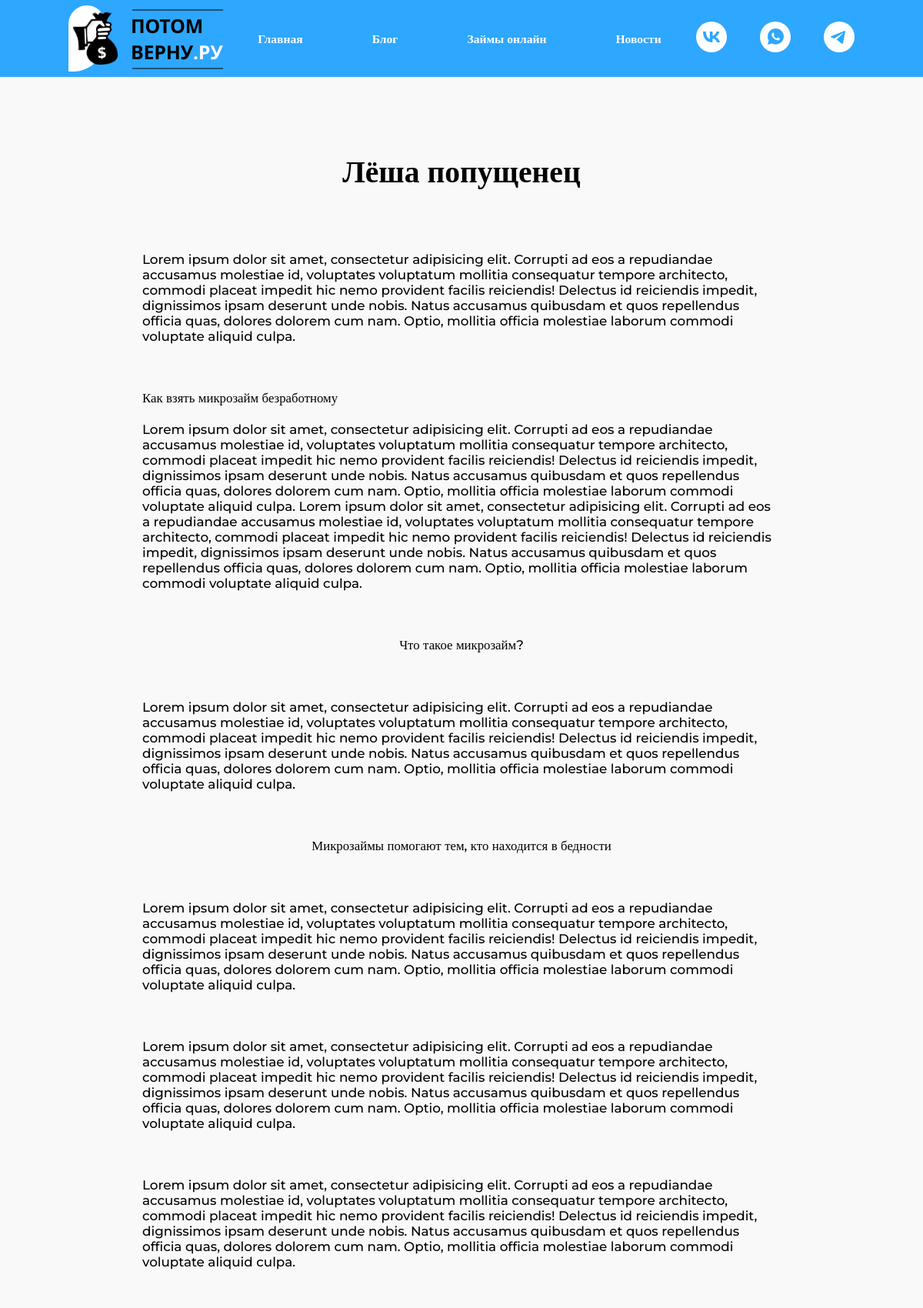
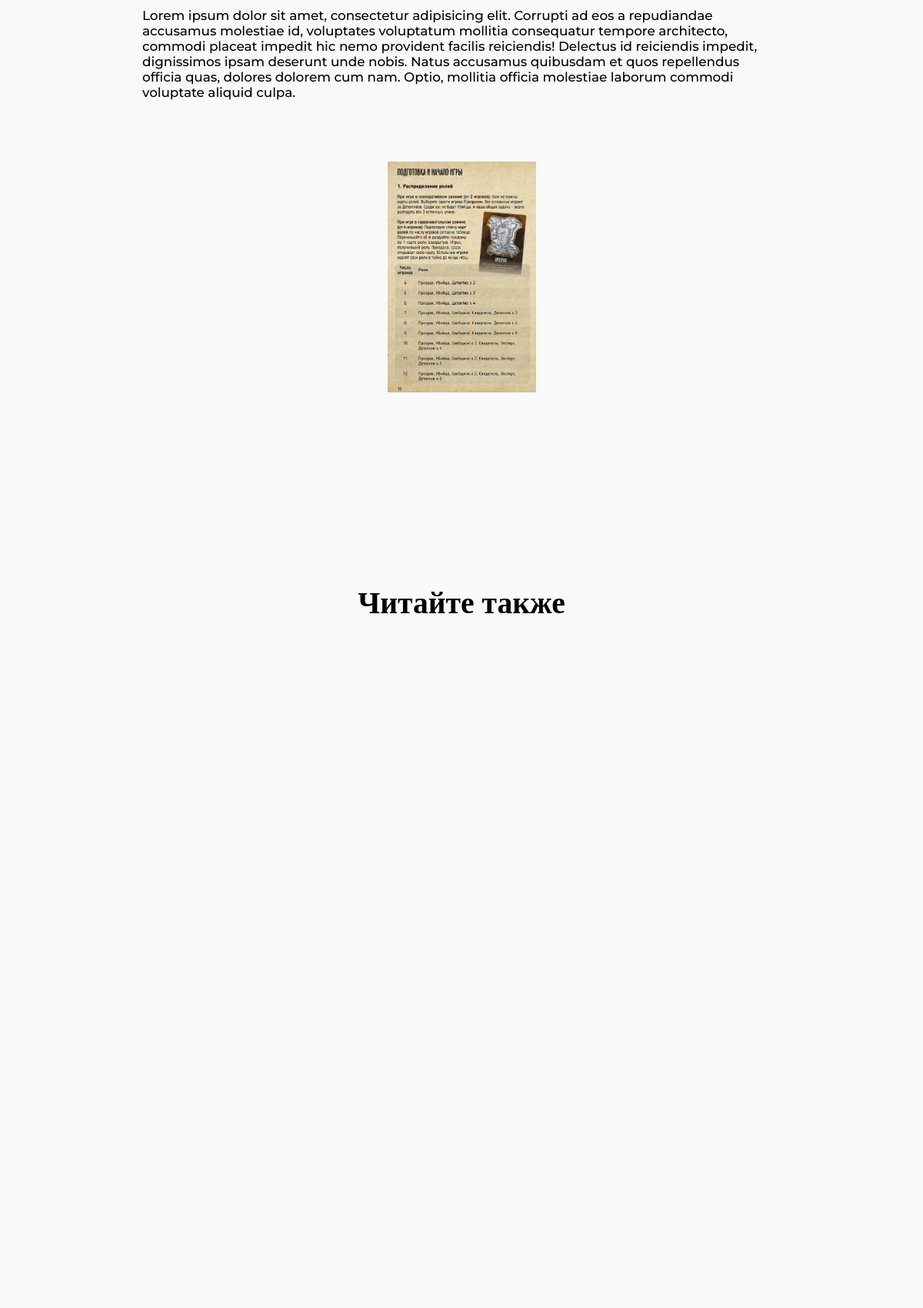
The page /blog/article/lyosha-popushenec/ (upper part) on the database its author committed (2 pictures, top to bottom).
### article/models.py (models this page shows, shortened)
class Article(models.Model):
    title = models.CharField('Название', max_length=100)
    slug = models.SlugField('Ссылка', blank=True, null=True, unique=True, db_index=True)
    text = models.TextField('Текст')
    date = models.DateField('Дата', auto_now_add=True)
    description = models.CharField('Описание', max_length=250)
    article_image = models.ImageField('Изборажение', null=True, upload_to='article/')
    big_status = models.BooleanField('Большая статья', default=False)
    preview_image = models.ImageField('Предварительное изображение', upload_to='article/')
    class Meta:
        verbose_name = 'Статья'
        verbose_name_plural = 'Статьи'
        ordering = ['date', 'title']

### article/views.py (the view)
# urls.py: path('blog/article/<slug:slug>/', views.article, name='article'),
def article(request, slug):
    article_slug = get_object_or_404(Article, slug=slug)
    articles_small = Article.objects.exclude(slug=slug)
    return render(request, 'article/article.html', {'article': article_slug,
                                                    'article_list': articles_small})

### templates/article/article.html (shortened to what this page needs)
<!DOCTYPE html>
{% load static%}
<html lang="ru">
<head>
    <link rel="stylesheet" href="{% static 'article/css/main.css' %}">
    <link rel="stylesheet" href="{% static 'article/css/header.css' %}">
    <link rel="stylesheet" href="{% static 'article/css/footer.css' %}">
    <link rel="stylesheet" href="{% static 'article/css/article_style.css' %}">
    <link rel="stylesheet" href="{% static 'blog/css/blog_style.css' %}">
</head>
<body>
    <div class="wrapper">
        {% include 'includes/header.html' %}
        <main>
            <div class="content">
                <h2 class="article-name">{{article.title}}</h2>
                {{article.text|linebreaks}}
                <img src="{{ article.article_image.url }}" alt="" class="article-image">
                <div class="read-more">
                    <h2>Читайте также</h2>
                </div>
            </div>
        </main>
    </div>
</body>
</html>

### article/static/article/css/main.css (style rules this page uses)
*, *::after, *::before { margin: 0; padding: 0; border: 0; box-sizing: border-box; }
html, body { height: calc(var(--vh, 1vh) * 100); max-width: 100%; overflow-x: hidden; }
body { background-color: #F9F9F9; height: 100%; }
.wrapper { max-width: 100%; min-height: 100%; background-color: #F9F9F9; display: flex; flex-direction: column; }
main { flex: 1 1 auto; }
.content { display: flex; flex-direction: column; max-width: 70vw; margin: 0 auto; margin-top: 50px; }

### article/static/article/css/article_style.css (style rules this page uses)
.content > h2, .read-more > h2 { font-family: 'Roboto'; font-style: normal; font-weight: 700; font-size: 3.3vw; padding: 50px 0 50px 0; }
.content > p { padding: 30px 5px; font-family: 'Montserrat'; font-style: normal; font-weight: 500; font-size: 1.4vw; }
.read-more { max-width: 100%; }
.read-more > h2 { text-align: center; padding: 200px 5px 50px 5px; }
.article-image { max-width: 500px; height: 300px; margin: 50px 20px; }

### blog/static/blog/css/blog_style.css (style rules this page uses)
.content { align-items: center; }

### rows shown on the page
Article: title "Лёша попущенец", text "Lorem ipsum dolor sit amet, consectetur adipisicing elit. Corrupti ad eos a repudiandae accusamus molestiae id, voluptates voluptatum mollitia consequatur tempore architecto, commodi placeat impedit hic nemo provident facilis reiciendis! Delectus id reiciendis impedit, dignissimos ipsam deserunt unde nobis. Natus accusamus quibusdam et quos repellendus officia quas, dolores dolorem cum nam. Optio, mollitia officia molestiae laborum commodi voluptate aliquid culpa. Как взять микрозайм безработному Lorem ipsum dolor sit amet, consectetur adipisicing elit. Corrupti ad eos a repudiandae accusamus molestiae id, voluptates voluptatum mollitia consequatur tempore architecto, commodi placeat…", article_image (picture)
